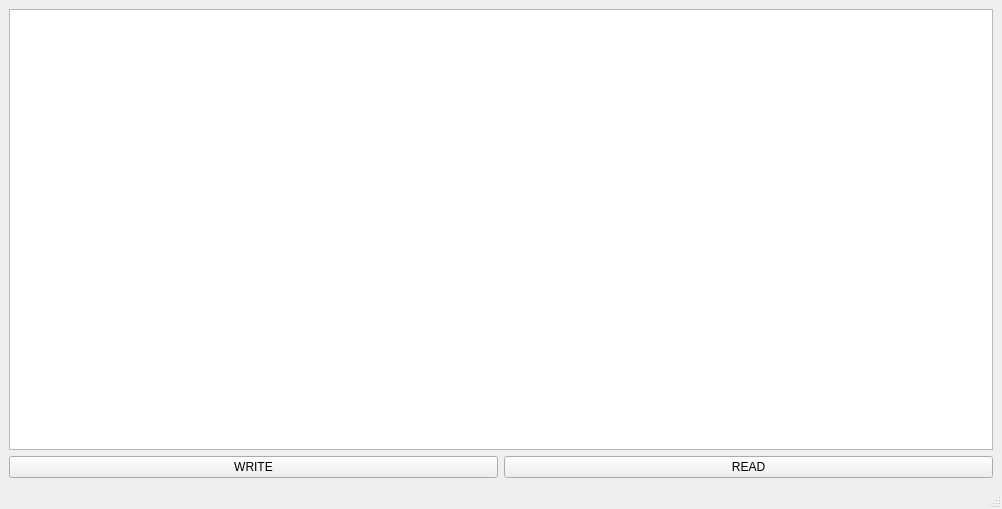
<?xml version="1.0" encoding="UTF-8"?>
<ui version="4.0">
 <class>MainWindow</class>
 <widget class="QMainWindow" name="MainWindow">
  <property name="geometry">
   <rect>
    <x>0</x>
    <y>0</y>
    <width>1002</width>
    <height>509</height>
   </rect>
  </property>
  <property name="windowTitle">
   <string>MainWindow</string>
  </property>
  <widget class="QWidget" name="centralwidget">
   <layout class="QVBoxLayout" name="verticalLayout_2">
    <item>
     <layout class="QVBoxLayout" name="verticalLayout">
      <item>
       <widget class="QPlainTextEdit" name="plainTextEdit"/>
      </item>
      <item>
       <layout class="QHBoxLayout" name="horizontalLayout">
        <item>
         <widget class="QPushButton" name="pushButton">
          <property name="text">
           <string>WRITE</string>
          </property>
         </widget>
        </item>
        <item>
         <widget class="QPushButton" name="pushButton_2">
          <property name="text">
           <string>READ</string>
          </property>
         </widget>
        </item>
       </layout>
      </item>
     </layout>
    </item>
   </layout>
  </widget>
  <widget class="QMenuBar" name="menubar">
   <property name="geometry">
    <rect>
     <x>0</x>
     <y>0</y>
     <width>1002</width>
     <height>21</height>
    </rect>
   </property>
  </widget>
  <widget class="QStatusBar" name="statusbar"/>
 </widget>
 <resources/>
 <connections/>
</ui>
